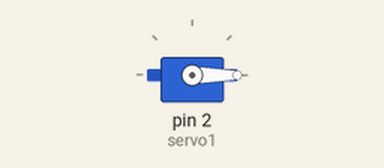
A sketch run on a simulated Arduino Uno, built with avr-gcc and run on an emulated ATmega328P. Parts: servo. What the sketch prints to the serial monitor is not drawn.

Above: at 0.05 s.
Timing chart, 0 to 4.6 s (numbered marks = the images above):
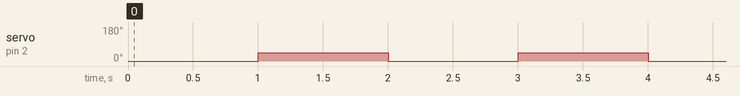

Measured:
- by itself, servo on pin 2 (servo1): alternates 45° for 1.0 s and 0° for 1.0 s

The sketch:

testing_60hz.ino
```cpp
#include <Servo.h>

Servo servo1;

void setup()
{
  Serial.begin(9600);
  servo1.attach(2);
}

void loop() {
  Serial.println("zero");
  servo1.write(0);

  delay(1000);

  Serial.println("45");
  servo1.write(45);

  delay(1000);

}
```
